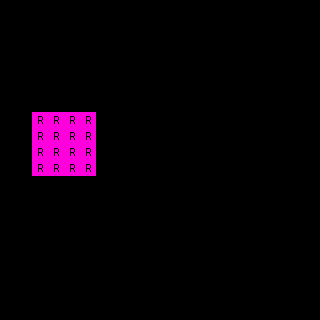

Below is a game level as drawn by its tile map, then a one-line description and the .tmx that defines it (tile-layer data replaced by summaries):
An orthogonal 20x20 tile map with 16x16 px tiles, 1 tile layer (regions), 11 hidden layers not drawn.

<map version="1.0" orientation="orthogonal" renderorder="right-down" width="20" height="20" tilewidth="16" tileheight="16" nextobjectid="6">
 <properties>
  <property name="NoOverlappingRules" value="true" />
 </properties>
 <tileset firstgid="1" name="ruleset" tilewidth="16" tileheight="16" tilecount="60" columns="10">
  <image source="../tilesets/ruleset.png" width="160" height="96" />
 </tileset>
 <layer name="regions" width="20" height="20">
  <data>[400 cells, 16 non-empty, 1 distinct tile ids]</data>
 </layer>
 <layer name="input_set" width="20" height="20" visible="0">
  <data>[400 cells, 4 non-empty, 1 distinct tile ids]</data>
 </layer>
 <layer name="inputnot_set" width="20" height="20" visible="0">
  <data>[400 cells, 12 non-empty, 1 distinct tile ids]</data>
 </layer>
 <layer name="output1_set" width="20" height="20" visible="0">
  <data>[400 cells, 4 non-empty, 1 distinct tile ids]</data>
 </layer>
 <layer name="output2_set" width="20" height="20" visible="0">
  <data>[400 cells, 4 non-empty, 1 distinct tile ids]</data>
 </layer>
 <layer name="output3_set" width="20" height="20" visible="0">
  <data>[400 cells, 4 non-empty, 1 distinct tile ids]</data>
 </layer>
 <layer name="output4_set" width="20" height="20" visible="0">
  <data>[400 cells, 4 non-empty, 1 distinct tile ids]</data>
 </layer>
 <layer name="output5_set" width="20" height="20" visible="0">
  <data>[400 cells, 4 non-empty, 1 distinct tile ids]</data>
 </layer>
 <layer name="output6_set" width="20" height="20" visible="0">
  <data>[400 cells, 4 non-empty, 1 distinct tile ids]</data>
 </layer>
 <layer name="output7_set" width="20" height="20" visible="0">
  <data>[400 cells, 4 non-empty, 1 distinct tile ids]</data>
 </layer>
 <layer name="output8_set" width="20" height="20" visible="0">
  <data>[400 cells, 4 non-empty, 1 distinct tile ids]</data>
 </layer>
 <layer name="output9_set" width="20" height="20" visible="0">
  <data>[400 cells, 4 non-empty, 1 distinct tile ids]</data>
 </layer>
</map>
